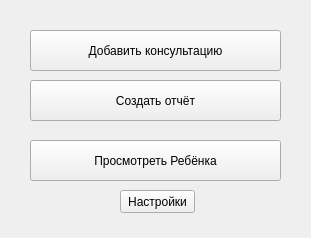
<?xml version="1.0" encoding="UTF-8"?>
<ui version="4.0">
 <class>Form</class>
 <widget class="QWidget" name="Form">
  <property name="geometry">
   <rect>
    <x>0</x>
    <y>0</y>
    <width>311</width>
    <height>238</height>
   </rect>
  </property>
  <property name="windowTitle">
   <string>Form</string>
  </property>
  <widget class="QPushButton" name="addChild">
   <property name="geometry">
    <rect>
     <x>30</x>
     <y>30</y>
     <width>251</width>
     <height>41</height>
    </rect>
   </property>
   <property name="text">
    <string>Добавить консультацию</string>
   </property>
  </widget>
  <widget class="QPushButton" name="finrChild">
   <property name="geometry">
    <rect>
     <x>30</x>
     <y>80</y>
     <width>251</width>
     <height>41</height>
    </rect>
   </property>
   <property name="text">
    <string>Создать отчёт</string>
   </property>
  </widget>
  <widget class="QPushButton" name="checkChild">
   <property name="geometry">
    <rect>
     <x>30</x>
     <y>140</y>
     <width>251</width>
     <height>41</height>
    </rect>
   </property>
   <property name="text">
    <string>Просмотреть Ребёнка</string>
   </property>
  </widget>
  <widget class="QPushButton" name="settings_btn">
   <property name="geometry">
    <rect>
     <x>120</x>
     <y>190</y>
     <width>75</width>
     <height>23</height>
    </rect>
   </property>
   <property name="text">
    <string>Настройки</string>
   </property>
  </widget>
 </widget>
 <resources/>
 <connections/>
 <designerdata>
  <property name="gridDeltaX">
   <number>10</number>
  </property>
  <property name="gridDeltaY">
   <number>10</number>
  </property>
  <property name="gridSnapX">
   <bool>true</bool>
  </property>
  <property name="gridSnapY">
   <bool>true</bool>
  </property>
  <property name="gridVisible">
   <bool>true</bool>
  </property>
 </designerdata>
</ui>
